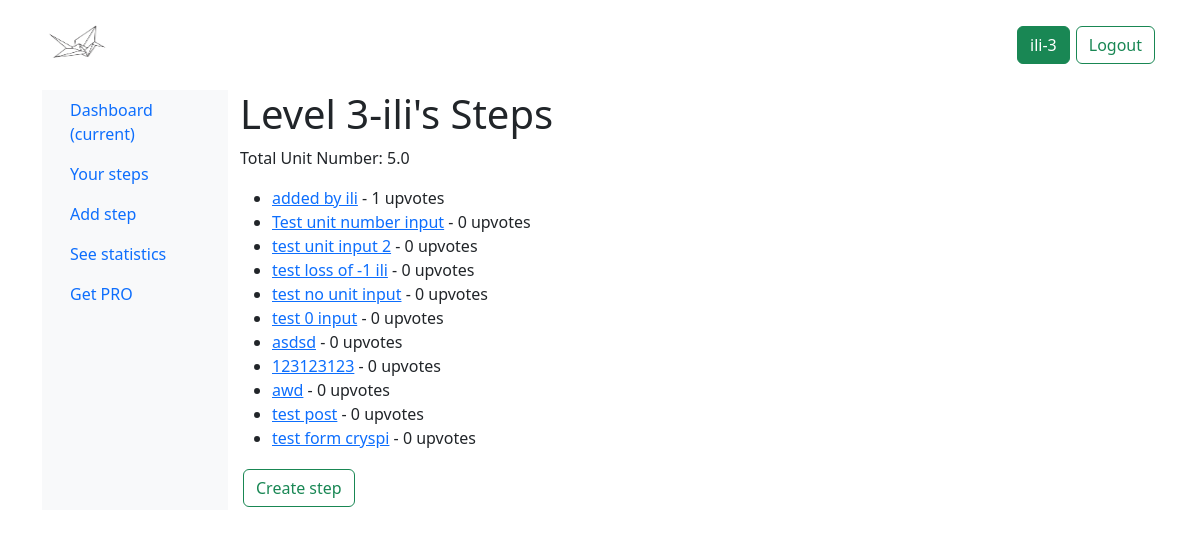
/profile/user-steps/1/ (signed in), run on the app's committed database.
### users/models.py (models this page shows, shortened)
class UserProfile(models.Model):
    user = models.OneToOneField(User,null = True, on_delete=models.CASCADE)
    total_unit_number = models.FloatField("Unit Number", default=0)
    level = models.IntegerField("Level of the user",default = 0)

class Step(models.Model):
    user = models.ForeignKey(User, on_delete=models.CASCADE, default=1)
    step_title = models.CharField("Method title", max_length=200)
    step_description = models.CharField("Method description", max_length=1000)
    pub_date = models.DateTimeField("date published", null=True, blank=True)
    upvotes = models.ManyToManyField(User, related_name='upvoted_steps')
    unit_number = models.FloatField("Unit Number", default=0)
    def total_upvotes(self):
        return self.upvotes.count()

### users/views.py (the view)
# urls.py: path('profile/user-steps/<int:user_id>/', views.user_steps, name='user-steps'),
def user_steps(request, user_id):
    user = get_object_or_404(User, id=user_id)
    user_steps = get_user_steps(user)
    user_profile = UserProfile.objects.get(user=request.user)
    context = {
        'user': user,
        'user_steps': user_steps,
        "user_profile": user_profile,
    }
    return render(request, 'users/user-steps.html', context)

### users/views.py (called while the page is built)
def get_user_steps(user):
    return Step.objects.filter(user=user).order_by("-pub_date")

### users/templates/users/user-steps.html
{% extends 'base.html' %}
{% block content %}
{% include 'sidebar.html' %}
<div class="col-md-9">
  <h1>Level {{user.userprofile.level}}-{{ user.username }}'s Steps</h1>
  <p>Total Unit Number: {{ user_profile.total_unit_number }}</p>
  {% if user_steps %}
    <ul>
    {% for step in user_steps %}
      <li><a href="{% url 'users:detail' step.id %}">{{ step.step_title }}</a> - {{ step.total_upvotes }} upvotes</li>
    {% endfor %}
    </ul>
  {% else %}
    <p>No steps created yet.</p>
  {% endif %}
  <div class="col-md-12">
    <a type="button" class="btn btn-outline-success" href="{%url 'users:create_step'%}">Create step</a>
</div>
</div>
{% endblock %}

### templates/navbar_home.html
{% load static %}
<link rel ="stylesheet" href ="{% static 'main.css' %}" type="text/css">
<nav class="navbar navbar-expand-lg">
    <div class="container navbar-container">
      <a class="navbar-brand" href="{%url 'home'%}">
        <img src="{% static "media/logocrane.png" %}" alt="2xproject" width="70" height="64">
      </a>
      <ul class="nav d-flex">
        {% if user.is_authenticated %}
        <li><a href="{%url 'users:profile'%}" class="btn btn-success">{{request.user.username}}-{{user.userprofile.level}}</a></li>
        <li><a href="{%url 'users:logout'%}" class="btn btn-outline-success">Logout</a></li>
        {% else %}
        <li><a href="{%url 'users:login'%}" class="btn btn-success">Login</a></li>
        <li><a href="{%url 'users:register'%}" class="btn btn-outline-success">Sign Up</a></li>
        {% endif %}
      </ul>
    </div>
  </nav>

### static/main.css (style rules this page uses)
body { height:100%; width:100%; position: absolute; }
.btn { margin-left: 3px; margin-right: 3px; margin-top: 3px; margin-bottom: 3px; }

### data on the page
UserProfile: total_unit_number "5.0"
Step: step_title "added by ili", total_upvotes "1"
Step: step_title "Test unit number input", total_upvotes "0"
Step: step_title "test unit input 2", total_upvotes "0"
Step: step_title "test loss of -1 ili", total_upvotes "0"
Step: step_title "test no unit input", total_upvotes "0"
Step: step_title "test 0 input", total_upvotes "0"
Step: step_title "asdsd", total_upvotes "0"
Step: step_title "123123123", total_upvotes "0"
Step: step_title "awd", total_upvotes "0"
Step: step_title "test post", total_upvotes "0"
Step: step_title "test form cryspi", total_upvotes "0"

### other printed values
{{ request.user.username }} "ili"
{{ user.userprofile.level }} "3"
{{ user.username }} "ili"
